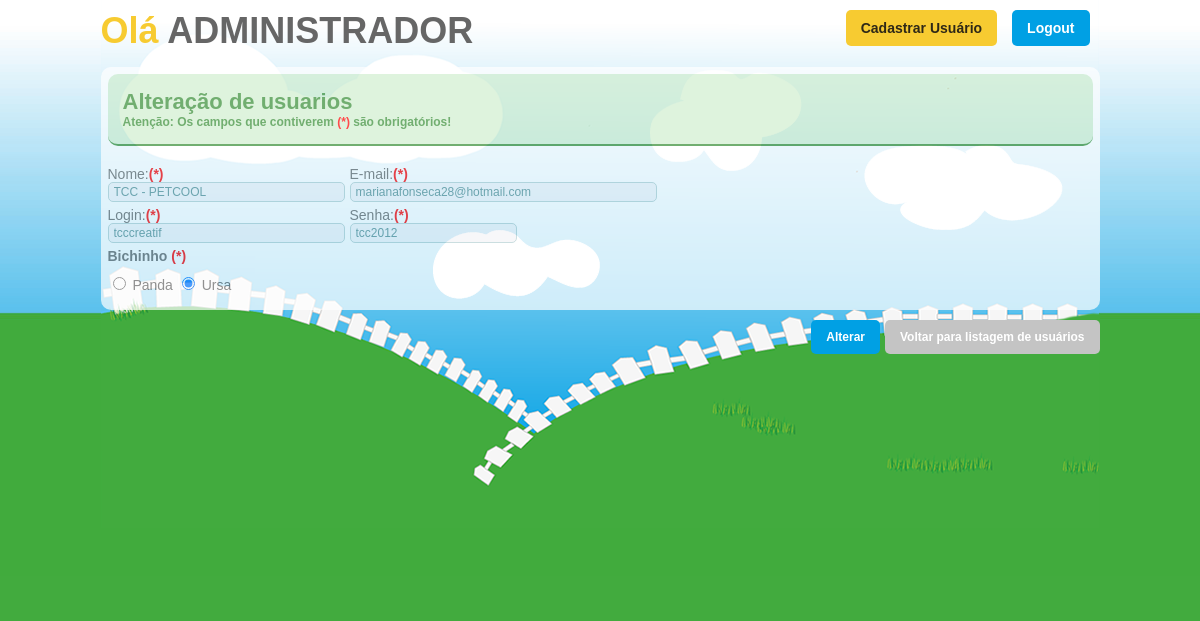
/sistema/Admin/alterar_usuarios.php?id=1 (signed in), run on an earlier commit of the app's database.
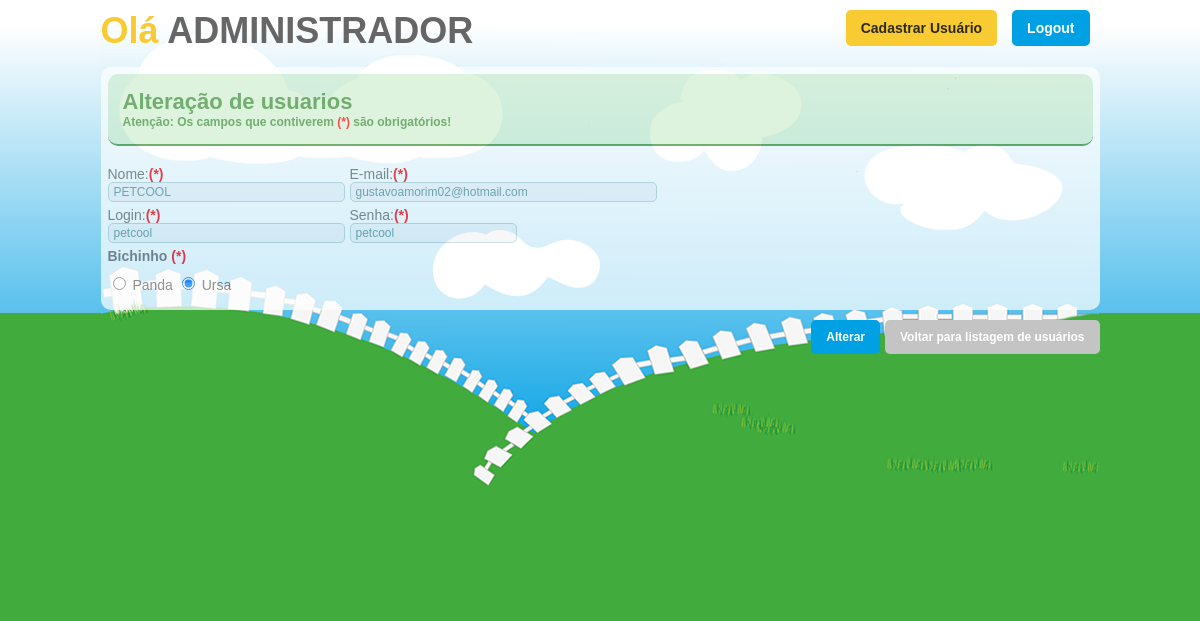
And on a later commit of the database.
### tables this page shows
CREATE TABLE IF NOT EXISTS `cadastro` (
  `idcadastro` int(11) NOT NULL AUTO_INCREMENT,
  `login` varchar(25) NOT NULL,
  `senha` varchar(15) NOT NULL,
  `email` varchar(45) NOT NULL,
  `bicho` tinyint(1) NOT NULL,
  `bicho_data` date NOT NULL,
  `bicho_hora` time NOT NULL,
  `nome` varchar(50) NOT NULL,
  `qtd_acesso` int(4) NOT NULL,
  KEY `idcadastro` (`idcadastro`)
);

### sistema/Admin/alterar_usuarios.php (the view, shortened to what this page needs)
<?php
$sql = "select * from cadastro where idcadastro = '".$id."'";
$query = mysql_query($sql) or die (mysql_error());
$linha = mysql_fetch_array($query);
?>
<html>
<head>
    <link href="../../css/style.css" rel="stylesheet" type="text/css" />
</head>
<body>
	<div id="content">
  		<div id="wrapper">
        	<div class="clearbr"></div>
			<div class="left">
            	<span class="style1">Olá <b>ADMINISTRADOR</b></span>
            </div>
            <div class="right">
            	<div class="clearbr"></div>
            	<a href="../logout.php" class="bt-blue-light" style="margin-right:10px;">Logout</a>
            </div>
            <div class="right">
            	<div class="clearbr"></div>
            	<a href="cadastro.php" class="bt-yellow" style="margin-right:10px;">Cadastrar Usuário</a>
            </div>
            <div class="clearbr"></div>
            <form method="post" enctype="multipart/form-data" name="formcadastro">
            <div class="form_square_white">
                <div class="title">
                    Alteração de usuarios<br /><small>Aten&ccedil;&atilde;o: Os campos que contiverem <span class="red">(*)</span> são obrigatórios!</small>
                </div>
                <div class="clearbr"></div>
                <div class="clearbr"></div>
                <div class="left">
                    <label for="label3">Nome:</label><span class="red">(*)</span><br />
                    <input name="nome" type="text" id="label3" size="30" maxlength="200" value="<?=$linha['nome']?>" />
                </div>
                <div class="left">
                <label for="label4">E-mail:</label><span class="red">(*)</span><br />
                <input name="email" type="text" id="label4" size="40" maxlength="200" value="<?=$linha['email']?>" />
                </div>
                <div class="left">
                <label for="textfield">Login:</label><span class="red">(*)</span><br />
                <input name="login" type="text" id="login" size="30" maxlength="50" value="<?=$linha['login']?>" />
                </div>
                <div class="left">
                <label for="label">Senha:</label><span class="red">(*)</span><br />
                <input name="senha" type="text" id="label" size="20" maxlength="15" value="<?=$linha['senha']?>" />
                </div>
                <b>Bichinho</b> <span class="red">(*)</span>
                <div class="clearbr"></div>
                <input name="bicho" type="radio" value="1" <? if($linha['bicho']==1){echo"checked";}?> /> Panda
                <input name="bicho" type="radio" value="2" <? if($linha['bicho']==2){echo"checked";}?> /> Ursa
                <div class="clearbr"></div>
			</div>
            <div class="clearbr"></div>
            <div class="right">
                <input type="button" class="bt-gray-light" value="Voltar para listagem de usuários" onClick="window.location='listar_usuarios.php'"/>
          	</div>
            <div class="right">
                <input type="submit" name="alterar" value="Alterar" id="alterar" class="bt-blue-light"/>
            </div>
       	</form>
        </div>
            <div class="clearbr"></div>
      	</div>
</body>
</html>

What changed in the data, as far as the page shows it:
changed cadastro: nome "TCC - PETCOOL" → "PETCOOL"; email "marianafonseca28@hotmail.com" → "gustavoamorim02@hotmail.com"; login "tcccreatif" → "petcool"; senha "tcc2012" → "petcool"
